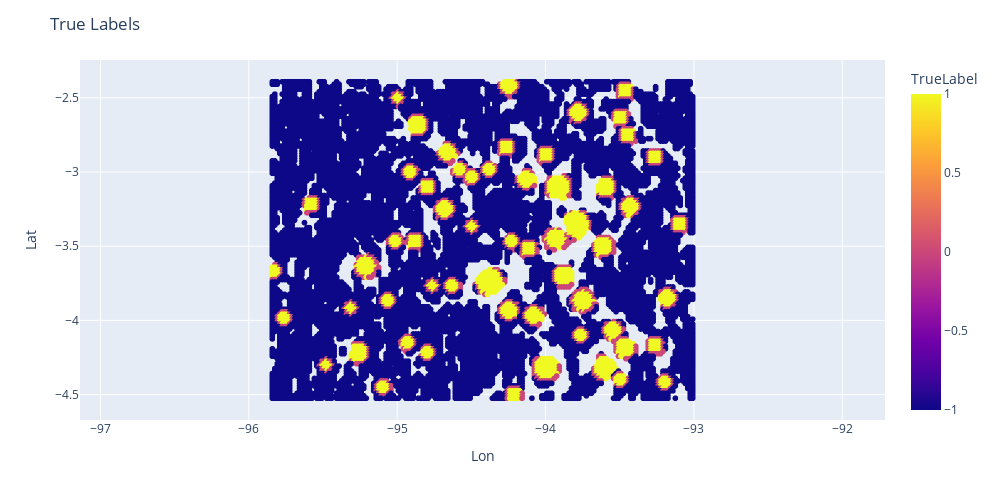

Here is the notebook cell this chart was saved with:
### Code cell
fig2 = px.scatter(dfout, x="Lon", y="Lat", color="TrueLabel", width=1000, height=500)
fig2.update_xaxes(
    scaleanchor="y",
    scaleratio=1,
  )
fig2.update_layout(title="True Labels")

### Figure 1 — Plotly figure (JSON) as saved in the notebook; plotly's stock layout.template omitted (floating-point values rounded to 4 significant figures; data arrays with more than 128 entries replaced by an {"elided": "..."} marker saying what was removed)
{"data": [{"hovertemplate": "Lon=%{x}<br>Lat=%{y}<br>TrueLabel=%{marker.color}<extra></extra>", "legendgroup": "", "marker": {"color": {"elided": "15657 int values"}, "coloraxis": "coloraxis", "symbol": "circle"}, "mode": "markers", "name": "", "showlegend": false, "type": "scattergl", "x": {"elided": "15657 float values"}, "xaxis": "x", "y": {"elided": "15657 float values"}, "yaxis": "y"}], "layout": {"coloraxis": {"colorbar": {"title": {"text": "TrueLabel"}}, "colorscale": [[0, "#0d0887"], [0.1111, "#46039f"], [0.2222, "#7201a8"], [0.3333, "#9c179e"], [0.4444, "#bd3786"], [0.5556, "#d8576b"], [0.6667, "#ed7953"], [0.7778, "#fb9f3a"], [0.8889, "#fdca26"], [1, "#f0f921"]]}, "height": 500, "legend": {"tracegroupgap": 0}, "margin": {"t": 60}, "title": {"text": "True Labels"}, "width": 1000, "xaxis": {"anchor": "y", "domain": [0, 1], "scaleanchor": "y", "scaleratio": 1, "title": {"text": "Lon"}}, "yaxis": {"anchor": "x", "domain": [0, 1], "title": {"text": "Lat"}}}}
